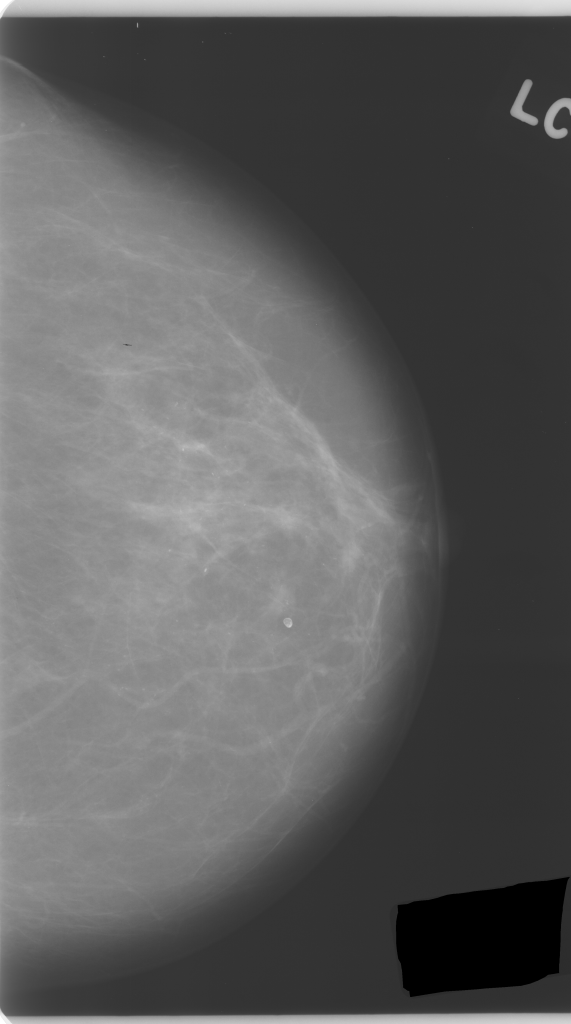
#> input picture mamografias/DleftCC/d_left_cc (106).png, 571 x 1024 px; its folder holds only this picture in this run
$ python main.py
#> lines starting #> are read from the running program, lines starting #| are printed output that depends on the picture
from PIL import Image
import matplotlib.pyplot as plt
import numpy as np
from matplotlib.widgets import Button, Slider
import glob

path = glob.glob('./mamografias/**/*.png')

data_index = 0
data_len = len(path)
img = Image.open(path[data_index])
#> img is the input picture: PIL image 571x1024 L; min 0, max 255, mean 93.9
# img = img.resize((256, 256))
curr_img = plt.imshow(np.asarray(img), cmap='Greys_r')
c0 = 3
axcolor = 'lightgoldenrodyellow'

# create Button
nextax = plt.axes([0.7, 0.020, 0.1, 0.04])  # position of button
button_next = Button(nextax, 'next', hovercolor='0.975')
prevax = plt.axes([0.2, 0.020, 0.1, 0.04])  # position of button
button_prev = Button(prevax, 'prev', hovercolor='0.975')
resetax = plt.axes([0.8, 0.020, 0.1, 0.04])
button_reset = Button(resetax, 'Reset', color=axcolor, hovercolor='0.975')

# create slider
sliderax = plt.axes([0.15, 0.9, 0.65, 0.03], facecolor=axcolor)  # position of slider
scontrast = Slider(sliderax, 'Contrast', 2.1, 30.0, valinit=c0)


# # adjusting contrast
# def updateContrast(image):
#     minColor = np.amin(image)
#     maxColor = np.amax(image)
#     https://stackoverflow.com/questions/48406578/adjusting-contrast-of-image-purely-with-numpy/50602577#50602577
#

def update(val):
    global curr_img
    contrast = scontrast.val
    img = Image.open(path[data_index])
    img = np.asarray(img).astype(float)
    img = np.interp(img, (np.min(img), np.max(img)), (0, 1))
    img = np.clip(((img - 0.5) * contrast + 0.5), 0, 1)
    curr_img.set_data(img)
    plt.draw()


def next(event):
    global data_index
    global data_len
    data_index = (data_index + 1) % data_len
    img = Image.open(path[data_index])
    curr_img.set_data(np.asarray(img))
    plt.draw()
    scontrast.reset()


def prev(event):
    global data_index
    global data_len
    data_index = (data_index - 1) % data_len
    img = Image.open(path[data_index])
    curr_img.set_data(np.asarray(img))
    plt.draw()
    scontrast.reset()


def reset(event):
    scontrast.reset()


button_reset.on_clicked(reset)

button_prev.on_clicked(prev)
button_next.on_clicked(next)
scontrast.on_changed(update)
plt.show()
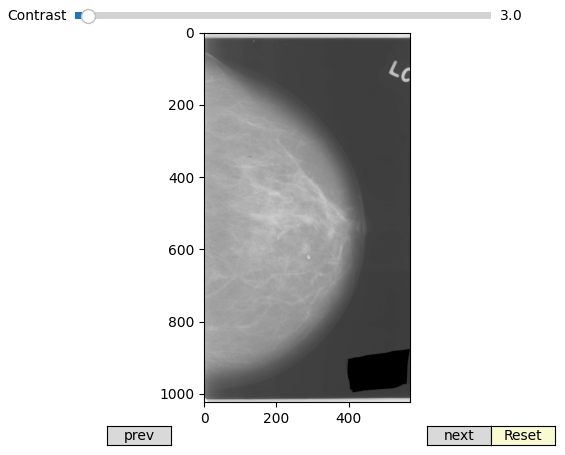
#> figure drawn by matplotlib, 2 panels

$ run again, on mamografias/DleftMLO/d_left_mlo (100).png
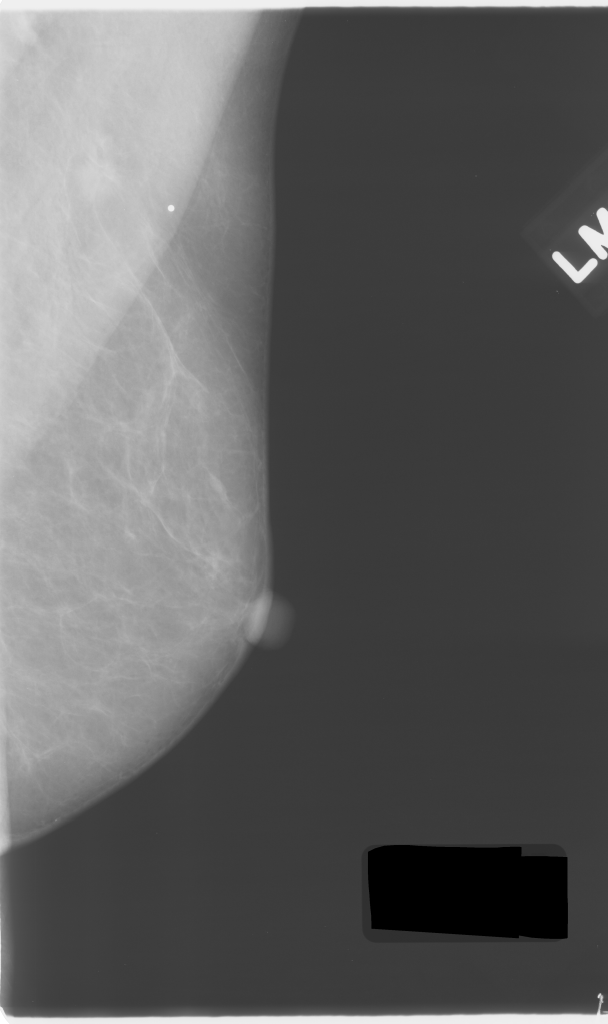
#> input picture mamografias/DleftMLO/d_left_mlo (100).png, 608 x 1024 px
#> img is the input picture: PIL image 608x1024 L; min 0, max 255, mean 96.6
#> `plt.show()`:
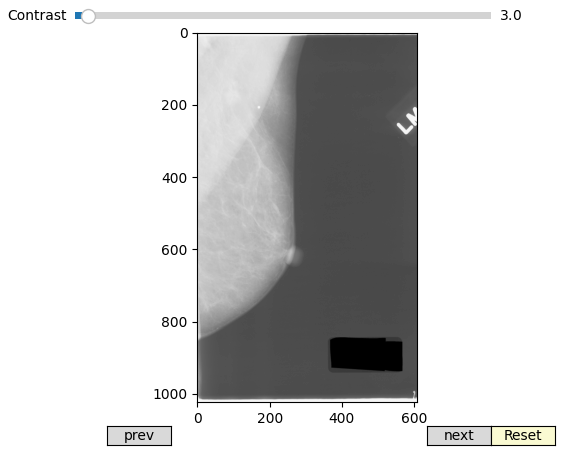
#> figure drawn by matplotlib, 2 panels

$ run again, on mamografias/DleftCC/d_left_cc (108).png
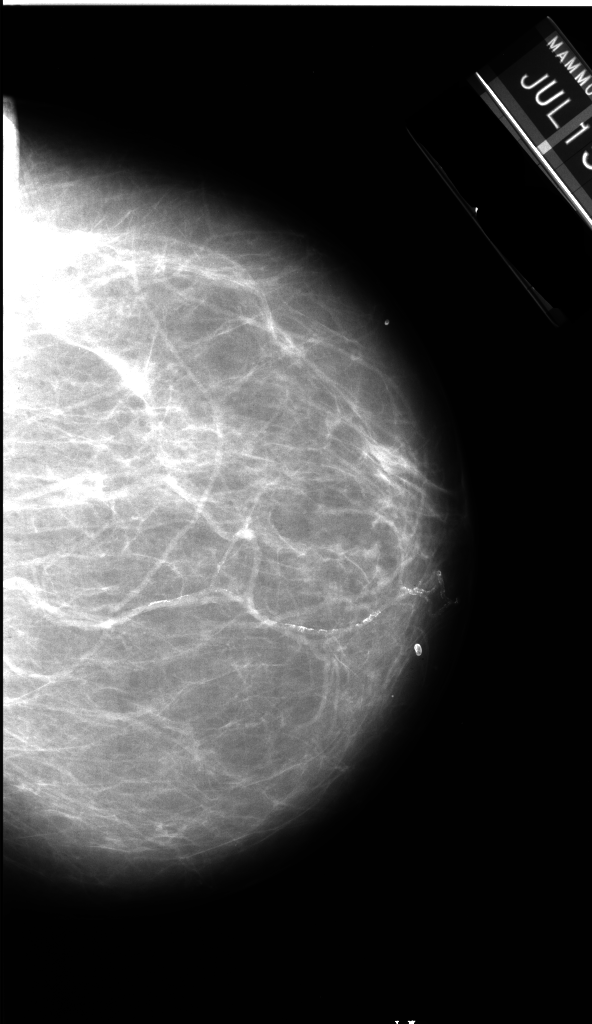
#> input picture mamografias/DleftCC/d_left_cc (108).png, 592 x 1024 px
#> img is the input picture: PIL image 592x1024 L; min 0, max 255, mean 72.5
#> `plt.show()`:
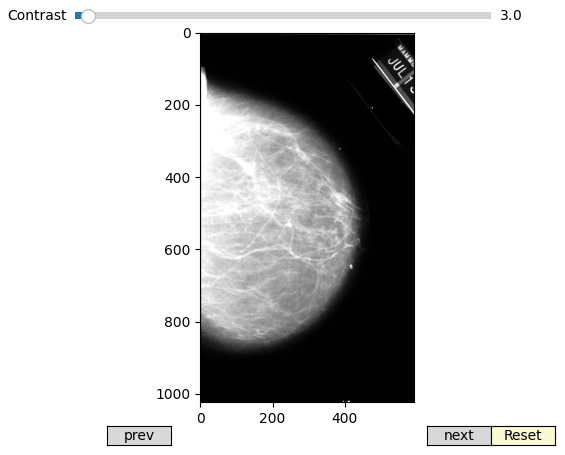
#> figure drawn by matplotlib, 2 panels
